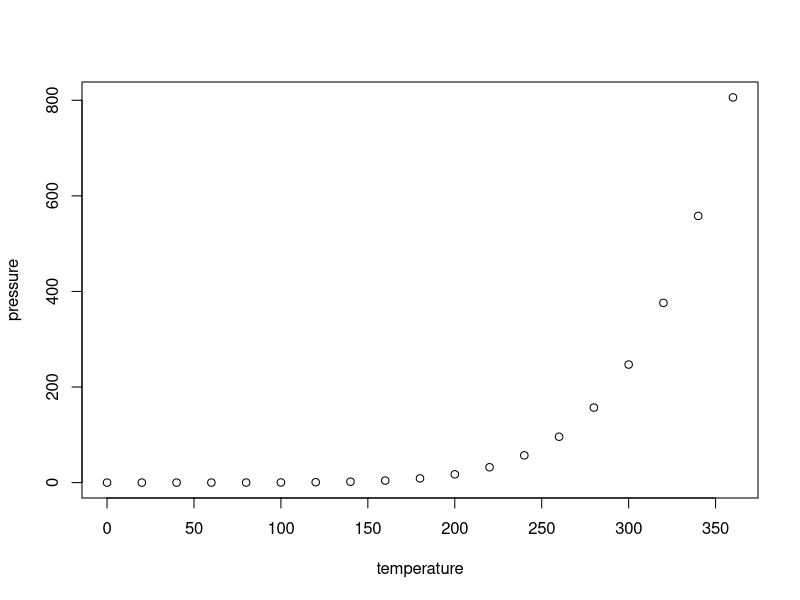
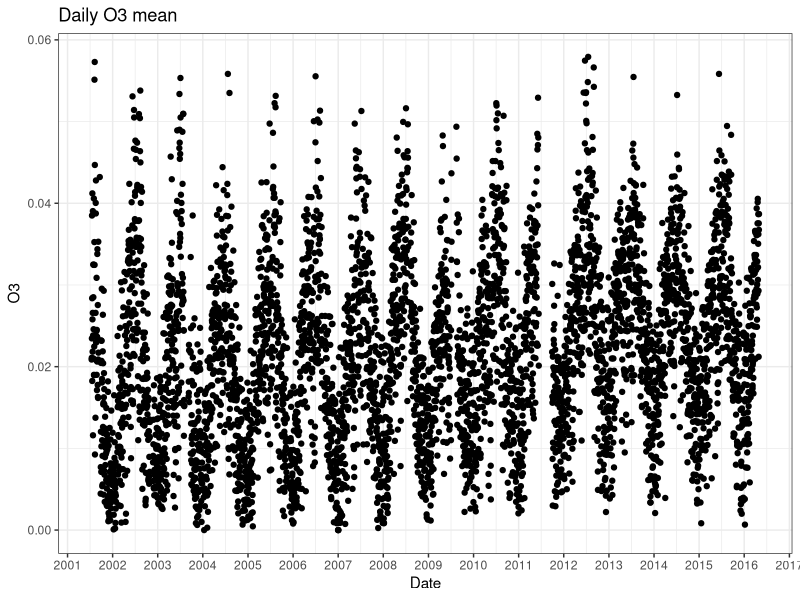
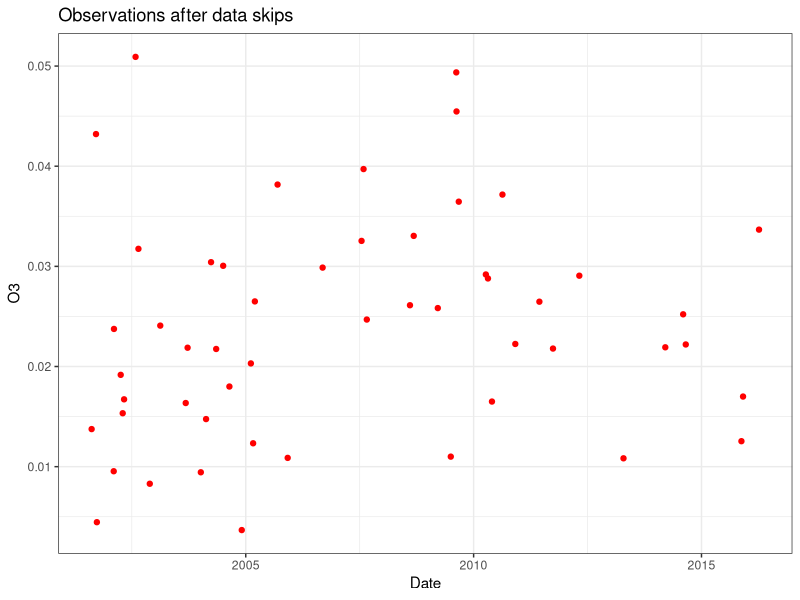
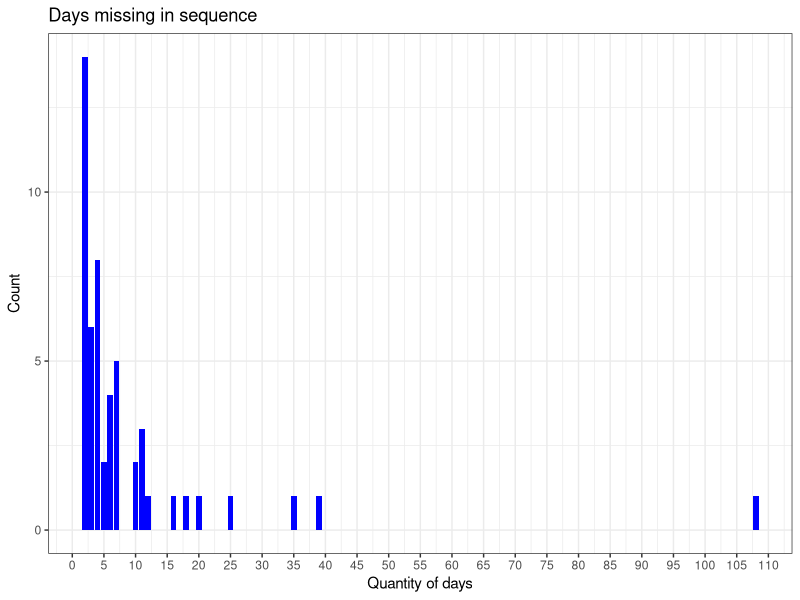
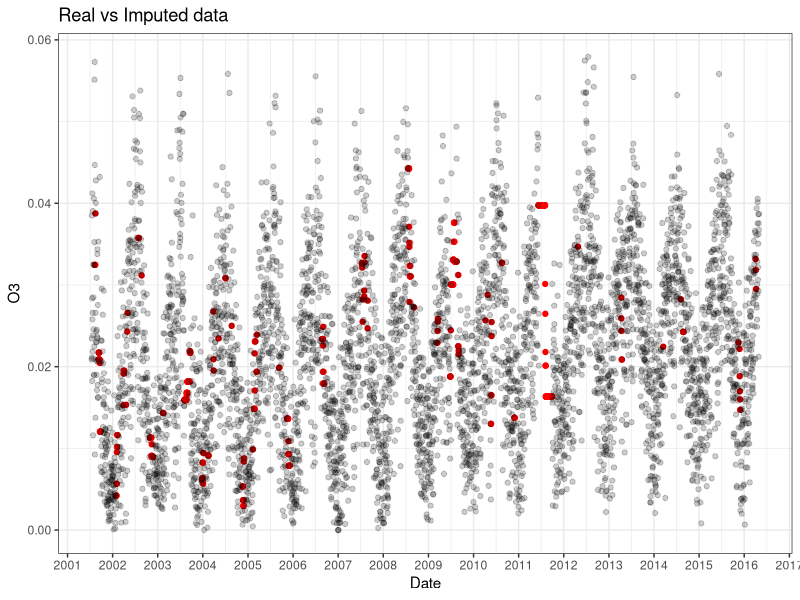
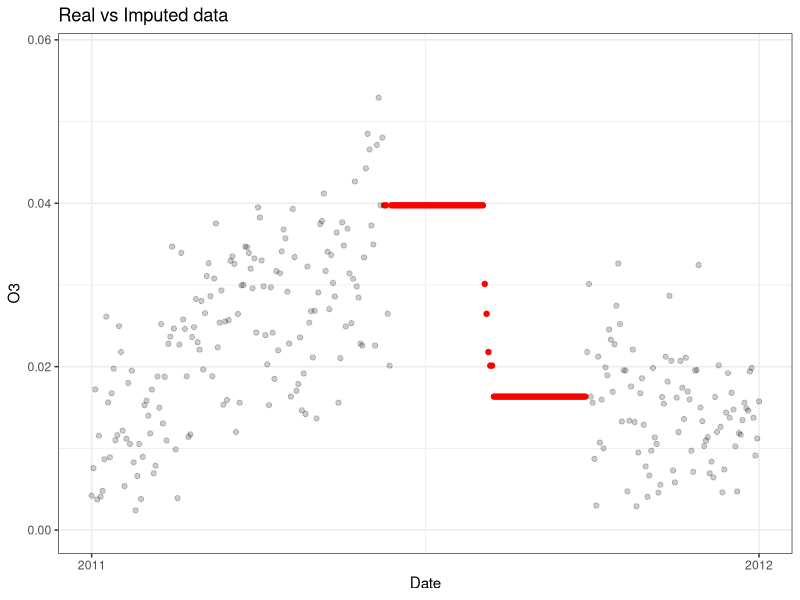
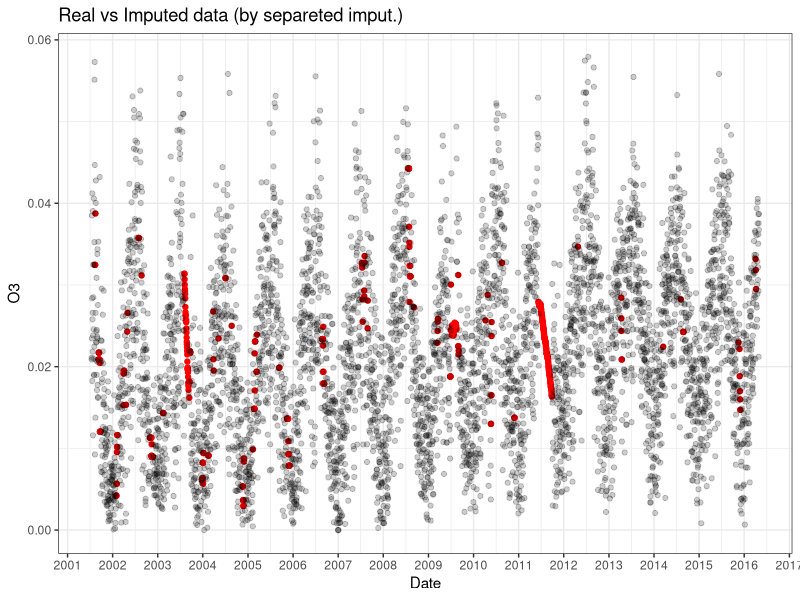
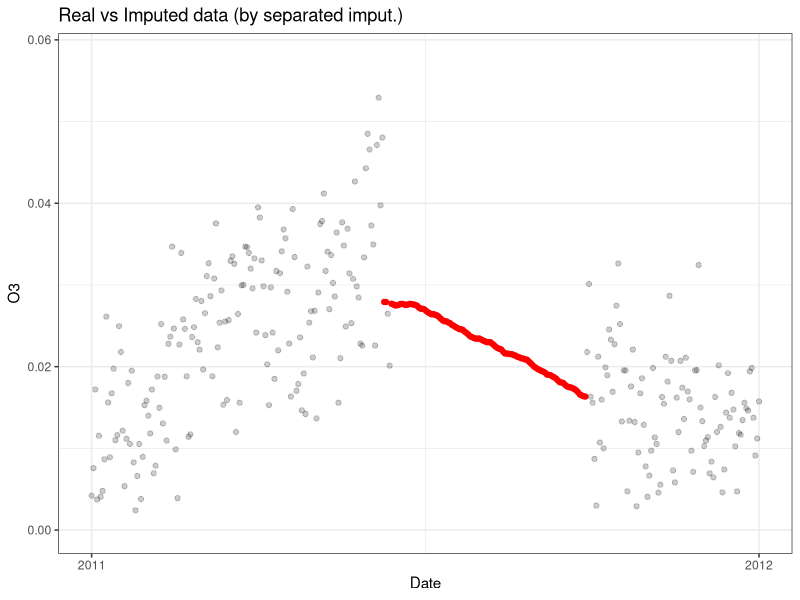

Generate these figures, in order, with R:
## ---- chunk 1
knitr::opts_chunk$set(echo = FALSE, warning = FALSE, message = FALSE)
## ---- chunk 2
summary(cars)
## ---- chunk 3
plot(pressure)
## ---- chunk 4
library(ggplot2)
library(dplyr)
library(VIM)
library(zoo)
data <- read.csv("NY.csv")
data <- data %>% select(Date.Local, O3.Mean) %>% mutate(Date.Local = as.Date(Date.Local))
data <- data[-1, ]
startDate <- data$Date.Local[1] #First observed sunday
finalDate <- data$Date.Local[length(data$Date.Local)] #Last observed day
days <- seq(from = startDate, to = finalDate, by = 1)
dayWeek <- seq(from = startDate, to =  finalDate, by = 7)
#fulldata have NA rows in days that there is no observation
fulldata <- data.frame(Date.Local = days)
fulldata <- as.data.frame(merge(data, fulldata, all.y = TRUE)) %>% mutate(Date.Local = as.Date(Date.Local))
ggplot(data = fulldata) +
  geom_point(aes(x = Date.Local, y = O3.Mean)) +
  scale_x_date(date_breaks = "1 years", date_labels = "%Y", name = "Date") +
  scale_y_continuous(name = "O3") +
  ggtitle("Daily O3 mean") + 
  theme_bw()
## ---- chunk 5
dateJumps <- data$Date.Local - lag(data$Date.Local, n = 1)
dateJumps[is.na(dateJumps)] <- FALSE
ggplot(data = data[dateJumps > 1, ]) + 
  geom_point(aes(x = Date.Local, y = O3.Mean), colour = 'red') +
  scale_x_date(name = "Date") + 
  scale_y_continuous(name = "O3") +
  ggtitle("Observations after data skips") +
  theme_bw()
## ---- chunk 6
skips <- dateJumps[dateJumps > 1]
ggplot(data = as.data.frame(skips)) +
  geom_bar(aes(skips), fill = "blue") +
  scale_y_continuous(name = "Count") +
  scale_x_continuous(name = "Quantity of days", breaks = seq(0, 150, 5)) +
  ggtitle("Days missing in sequence") +
  theme_bw()
## ---- chunk 7
imputedData <- data.frame("obs" = index(fulldata), "O3.Mean" = fulldata$O3.Mean)
imputedData <- kNN(imputedData, variable = "O3.Mean", k = 7) #K = 7 because we'll consider the week of the missing data
imputedData$Date.Local <- days

ggplot() +
  geom_point(data = imputedData[is.na(fulldata$O3.Mean), ], aes(x = Date.Local, y = O3.Mean), colour = 'red') +
  geom_point(data = fulldata, aes(x = Date.Local, y = O3.Mean), alpha = 0.2, fill = "black") +
  scale_y_continuous(name = "O3") +
  scale_x_date(date_breaks = "1 years", date_labels = "%Y", name = "Date") +
  ggtitle("Real vs Imputed data") +
  theme_bw()
## ---- chunk 8
ggplot() +
  geom_point(data = imputedData[is.na(fulldata$O3.Mean), ], aes(x = Date.Local, y = O3.Mean), colour = 'red') +
  geom_point(data = fulldata, aes(x = Date.Local, y = O3.Mean), alpha = 0.2, fill = "black") +
  scale_y_continuous(name = "O3") +
  scale_x_date(date_breaks = "1 years", date_labels = "%Y", name = "Date", limits = c(as.Date("2011-01-01"), as.Date("2012-01-01"))) +
  ggtitle("Real vs Imputed data") +
  theme_bw()
## ---- chunk 9
imputedData[((is.na(fulldata$O3.Mean)) 
             & (fulldata$Date.Local > "2003-08-01") 
             & (fulldata$Date.Local < "2003-09-15")),"O3.Mean"] <- NA

imputedData[((is.na(fulldata$O3.Mean)) 
             & (fulldata$Date.Local > "2009-07-01") 
             & (fulldata$Date.Local < "2009-08-20")),"O3.Mean"] <- NA

imputedData <- kNN(imputedData, variable = c("O3.Mean"), numFun = weighted.mean, k = 45, weightDist = TRUE)


imputedData[((is.na(fulldata$O3.Mean)) 
              & (fulldata$Date.Local > "2011-01-01") 
              & (fulldata$Date.Local < "2012-01-01")),"O3.Mean"] <- NA

imputedData <- kNN(imputedData, variable = c("O3.Mean"), numFun = weighted.mean, k = 120, weightDist = TRUE)

ggplot() +
  geom_point(data = imputedData[is.na(fulldata$O3.Mean), ], aes(x = Date.Local, y = O3.Mean), colour = 'red') +
  geom_point(data = fulldata, aes(x = Date.Local, y = O3.Mean), alpha = 0.2, fill = "black") +
  scale_y_continuous(name = "O3") +
  scale_x_date(date_breaks = "1 years", date_labels = "%Y", name = "Date") +
  ggtitle("Real vs Imputed data (by separeted imput.)") +
  theme_bw()

## ---- chunk 10
ggplot() +
  geom_point(data = imputedData[is.na(fulldata$O3.Mean), ], aes(x = Date.Local, y = O3.Mean), colour = 'red') +
  geom_point(data = fulldata, aes(x = Date.Local, y = O3.Mean), alpha = 0.2, fill = "black") +
  scale_y_continuous(name = "O3") +
  scale_x_date(date_breaks = "1 years", date_labels = "%Y", name = "Date", limits = c(as.Date("2011-01-01"), as.Date("2012-01-01"))) +
  ggtitle("Real vs Imputed data (by separated imput.)") +
  theme_bw()
## ---- chunk 11
k = 0
val = 1
l = rep(NA, length(fulldata$Date.Local) - 1)
while(k < length(fulldata$Date.Local) - 1){
  for(i in 1:7){
    l[k+i] = val
  }
  val = val + 1
  k = k +7
}

weekData <- cbind(fulldata)
weekData$weekInd <- l
weekData <- weekData %>% group_by(weekInd) %>% summarise(O3.Mean = mean(O3.Mean, na.rm = TRUE))
weekData$Date.Local <- dayWeek
ggplot(weekData) +
  geom_point(aes(x = Date.Local, y = O3.Mean)) +
  scale_y_continuous(name = "O3") +
  scale_x_date(date_breaks = "2 year", name = "Date", date_labels  = "%Y") + 
  ggtitle("Weekly O3 mean") + 
  theme_bw()
## ---- chunk 12

temp <- weekData[!is.na(weekData$O3.Mean), ]
skips <- temp$Date.Local - lag(temp$Date.Local)
skips <- skips[skips > 7][-1]/7

ggplot(data = as.data.frame(skips)) +
  geom_bar(aes(skips), fill = "blue") +
  scale_y_continuous(name = "Count") +
  scale_x_continuous(name = "Quantity of weeks", breaks = seq(0, 16, 2)) +
  ggtitle("Weeks missing in sequence") +
  theme_bw()
## ---- chunk 13
imputedWeek <- cbind(weekData)
imputedWeek <- kNN(imputedWeek, variable = "O3.Mean", k = 4, 
                   numFun = weighted.mean, weightDist =  TRUE)

ggplot() +
  geom_point(data = imputedWeek[is.na(weekData$O3.Mean),], aes(x = Date.Local, y = O3.Mean), colour = 'red') +
  geom_point(data = weekData, aes(x = Date.Local, y = O3.Mean), colour = "black", alpha = 0.4) +
  scale_x_date(name ="Date", date_breaks = "1 year", date_labels = "%Y") +
  scale_y_continuous(name = "O3") + 
  ggtitle("Weekly Real vs Imputed data") +
  theme_bw()
## ---- chunk 14
imputedWeek[(imputedWeek$Date.Local > "2011-01-01") 
            & (imputedWeek$Date.Local < "2012-01-01") 
            & (is.na(weekData$O3.Mean)),"O3.Mean"] <- NA

imputedWeek <- kNN(imputedWeek, variable = "O3.Mean", k = 16, 
                   numFun = weighted.mean, weightDist =  TRUE)

ggplot() +
  geom_point(data = imputedWeek[is.na(weekData$O3.Mean), ], aes(x = Date.Local, y = O3.Mean), colour = 'red') +
  geom_point(data = weekData, aes(x = Date.Local, y = O3.Mean), alpha = 0.2, fill = "black") +
  scale_y_continuous(name = "O3") +
  scale_x_date(date_breaks = "1 years", date_labels = "%Y", name = "Date")+
  ggtitle("Weekly Real vs Imputed data") +
  theme_bw()
## ---- chunk 15
ggplot() +
  geom_point(data = imputedWeek[is.na(weekData$O3.Mean), ], aes(x = Date.Local, y = O3.Mean), colour = 'red') +
  geom_point(data = weekData, aes(x = Date.Local, y = O3.Mean), alpha = 0.2, fill = "black") +
  scale_y_continuous(name = "O3") +
  scale_x_date(date_breaks = "1 years", date_labels = "%Y", name = "Date", limits = c(as.Date("2011-01-01"), as.Date("2012-01-01"))) +
  ggtitle("Weekly Real vs Imputed data") +
  theme_bw()
